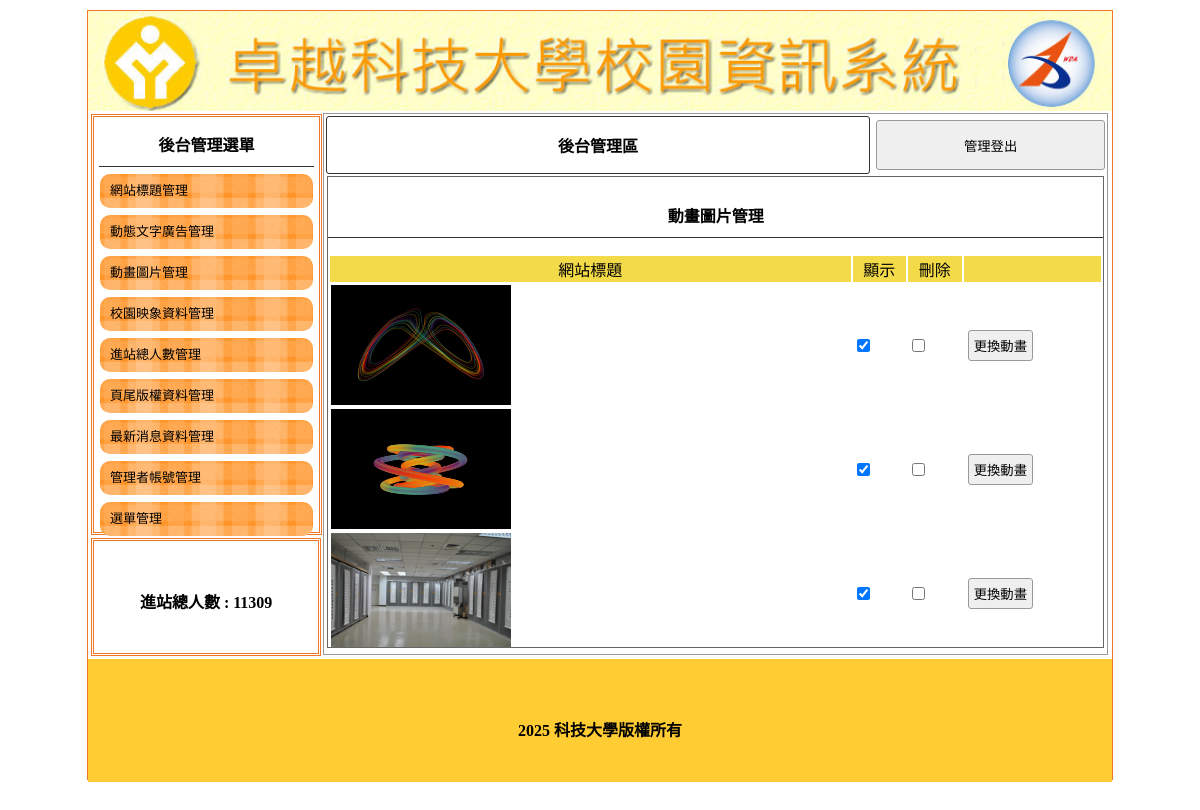
The page /back.php?do=mvim on the database its author committed.
### tables this page shows
CREATE TABLE `title` (
  `id` int(10) UNSIGNED NOT NULL,
  `img` text NOT NULL,
  `text` text NOT NULL,
  `sh` int(1) NOT NULL
);

CREATE TABLE `total` (
  `id` int(10) UNSIGNED NOT NULL,
  `total` int(10) UNSIGNED NOT NULL
);

CREATE TABLE `mvim` (
  `id` int(10) UNSIGNED NOT NULL,
  `img` text NOT NULL,
  `sh` int(1) NOT NULL
);

CREATE TABLE `bottom` (
  `id` int(10) UNSIGNED NOT NULL,
  `bottom` text NOT NULL
);

### api/db.php (called while the page is built, shortened)
<?php
Class DB{
    private $dsn="mysql:host=localhost;dbname=db01;charset=utf8";
    private $table;
    private $pdo;
    public function __construct($table){
        $this->table=$table;
        $this->pdo=new PDO($this->dsn,'root','');
    }
    public function all(...$arg){
        $sql="select * from `$this->table` ";
        return $this->pdo->query($sql)->fetchAll(PDO::FETCH_ASSOC);
    }
    function find($id){
        $sql="select * from `$this->table` ";
                if(is_array($id)){
                    $tmp=$this->arrayToSql($id);
                    $sql .= " where " . implode(" && ",$tmp);
                }else{
                    $sql .= " where `id`='$id' ";
                }
        return $this->pdo->query($sql)->fetch(PDO::FETCH_ASSOC);
    }
    private function arrayToSql($array){
        $tmp=[];
        foreach($array as $key => $value){
            $tmp[]="`$key`='$value'";
        }
        return $tmp;
    }
}
$Title=new DB('title');
$Mvim=new DB('mvim');
$Total=new DB('total');
$Bottom=new DB('bottom');
?>

### back/mvim.php (the view, shortened to what this page needs)
<div style="width:99%; height:87%; margin:auto; overflow:auto; border:#666 1px solid;">
    <p class="t cent botli">動畫圖片管理</p>
    <form method="post" action="./api/edit.php?table=<?=$do;?>">
        <table width="100%">
            <tbody>
                <tr class="yel">
                    <td width="68%">網站標題</td>
                    <td width="7%">顯示</td>
                    <td width="7%">刪除</td>
                    <td></td>
                </tr>
                <?php
                  $rows=$Mvim->all();
                  foreach($rows as $row):
                  ?>
                <tr>
                    <td width="68%">
                        <img src="./upload/<?=$row['img'];?>" style="width:180px;height:120px;">
                    </td>
                    <td width="7%">
                        <input type="checkbox" name="sh[]" value="<?=$row['id'];?>"<?=($row['sh']==1)?"checked":"";?>>
                    </td>
                    <td width="7%">
                        <input type="checkbox" name="del[]" value="<?=$row['id'];?>">
                    </td>
                    <td>
                        <input type="button" value="更換動畫"
                            onclick="op('#cover','#cvr','./modal/update.php?table=<?=$do;?>&id=<?=$row['id'];?>')">
                    </td>
                </tr>
                <?php
                  endforeach;
                  ?>
            </tbody>
        </table>
    </form>

### back.php (shortened to what this page needs)
<?php
include_once "./api/db.php";
?>
<!DOCTYPE html
    PUBLIC "-//W3C//DTD XHTML 1.0 Transitional//EN" "http://www.w3.org/TR/xhtml1/DTD/xhtml1-transitional.dtd">
<html xmlns="http://www.w3.org/1999/xhtml">
<head>
    <?php include "head.php";?>
</head>
<body>
    <div id="main">
		<?php
            $title=$Title->find(['sh'=>1]);
        ?>
       <a title="<?=$title['text'];?>" href="index.php">
            <div class="ti" style="background:url('upload/<?=$title['img'];?>'); background-size:cover;"></div>
        </a>
        <div id="ms">
            <div id="lf" style="float:left;">
                <div id="menuput" class="dbor">
                    <span class="t botli">後台管理選單</span>
                    <a style="color:#000; font-size:13px; text-decoration:none;"
                        href="?do=title">
                        <div class="mainmu">
                            網站標題管理 </div>
                    </a>
                    <a style="color:#000; font-size:13px; text-decoration:none;" href="?do=ad">
                        <div class="mainmu">
                            動態文字廣告管理 </div>
                    </a>
                    <a style="color:#000; font-size:13px; text-decoration:none;" href="?do=mvim">
                        <div class="mainmu">
                            動畫圖片管理 </div>
                    </a>
                    <a style="color:#000; font-size:13px; text-decoration:none;" href="?do=image">
                        <div class="mainmu">
                            校園映象資料管理 </div>
                    </a>
                    <a style="color:#000; font-size:13px; text-decoration:none;" href="?do=total">
                        <div class="mainmu">
                            進站總人數管理 </div>
                    </a>
                    <a style="color:#000; font-size:13px; text-decoration:none;" href="?do=bottom">
                        <div class="mainmu">
                            頁尾版權資料管理 </div>
                    </a>
                    <a style="color:#000; font-size:13px; text-decoration:none;" href="?do=news">
                        <div class="mainmu">
                            最新消息資料管理 </div>
                    </a>
                    <a style="color:#000; font-size:13px; text-decoration:none;" href="?do=admin">
                        <div class="mainmu">
                            管理者帳號管理 </div>
                    </a>
                    <a style="color:#000; font-size:13px; text-decoration:none;" href="?do=menu">
                        <div class="mainmu">
                            選單管理 </div>
                    </a>
                </div>
                <div class="dbor" style="margin:3px; width:95%; height:20%; line-height:100px;">
                    <span class="t">進站總人數 :
                     <?php
                        $total=$Total->find(1);
                        echo $total['total'];
                    ?>
                    </span>
                </div>
            </div>
            <div class="di"
                style="height:540px; border:#999 1px solid; width:76.5%; margin:2px 0px 0px 0px; float:left; position:relative; left:20px;">
                <table width="100%">
                    <tbody>
                        <tr>
                            <td style="width:70%;font-weight:800; border:#333 1px solid; border-radius:3px;"
                                class="cent"><a href="?do=admin" style="color:#000; text-decoration:none;">後台管理區</a>
                            </td>
                            <td><button onclick="document.cookie=&#39;user=&#39;;location.replace(&#39;?&#39;)"
                                    style="width:99%; margin-right:2px; height:50px;">管理登出</button></td>
                        </tr>
                    </tbody>
                </table>
                <?php
					$do=$_GET['do']??"title";
					$file="./back/".$do.".php";
					if(file_exists($file)){
						include $file;
					}else{
						include "./back/title.php";
					}
                ?>
            </div>
        </div>
        <div
            style="width:1024px; left:0px; position:relative; background:#FC3; margin-top:4px; height:123px; display:block;">
            <span class="t" style="line-height:123px;">
              <?php
                    $bottom=$Bottom->find(1);
                    echo $bottom['bottom'];
                ?>
            </span>
        </div>
    </div>
</body>
</html>

### css/web_01.css (style rules this page uses)
body { padding:0px; margin:0px; }
#main { width:1024px; height:768px; margin:10px auto 10px auto; border:#EE7728 1px solid; position:relative; }
.ti { width:100%; height:100px; position:relative; background-size:cover; background-repeat:no-repeat; }
.dbor { border:#EE7728 double 3px; margin:1px; padding:2px 10px 2px 10px; }
.t { font-weight:800; display:block; text-align:center; padding:10px 1px 10px 1px; }
.botli { border-bottom:#333 1px solid; }
.mainmu { position:relative; border-radius:10px; background:url(../icon/menu.fw.png) center no-repeat; background-size:cover; line-height:30px; padding:2px 10px 2px 10px; margin:7px 1px 7px 1px; }
#lf { height:540px; width:21%; display:inline-block; }
#menuput { width:100%; height:75%; position:relative; padding:5px; display:block; margin: 3px; }
.di { display:inline-block; }
.cent { text-align:center; }
input,button { border:#999 1px solid; border-radius:3px; background:#EFEFEF; padding:5px; margin:3px; }
.yel td { background:#F3DA49; text-align:center; }

### rows shown on the page
title: img (picture)
total: total "11309"
mvim: img (picture), sh "☑"
mvim: img (picture), sh "☑"
mvim: img (picture), sh "☑"
bottom: bottom "2025 科技大學版權所有"
